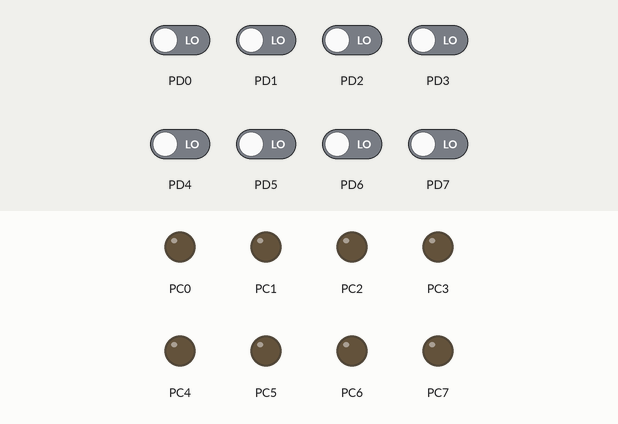
This program was run on a simulated ATmega16, built with avr-gcc and emulated at 8 MHz. On the bench: output pins drawn as LEDs (lit = HIGH). The test bench sets the inputs (shaded band); at power-on: PD0–7 LOW.

Above: at 1.2 s.
1.3 s: PD1 driven HIGH
At 1.6 s:
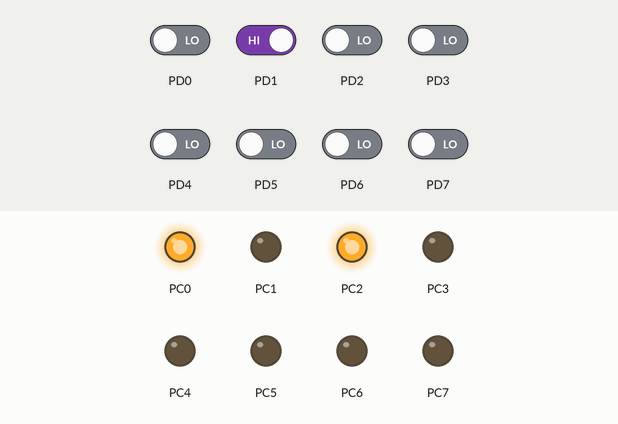
2.8 s: PD2 driven HIGH
At 3.9 s:
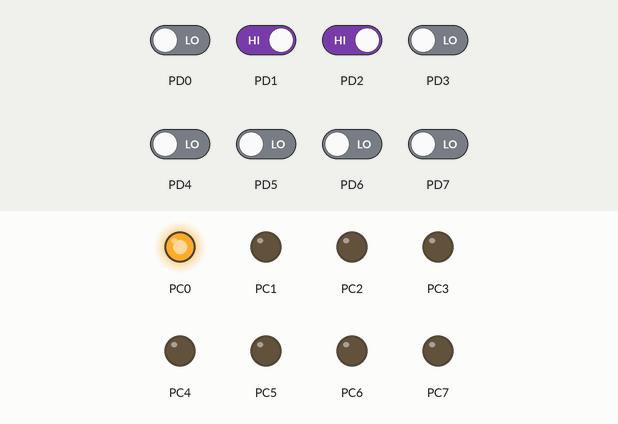
4.3 s: PD1 driven LOW
At 5.1 s:
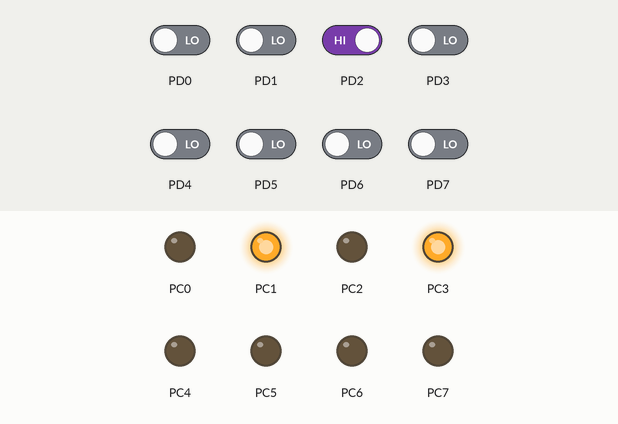
5.8 s: PD0 driven HIGH
At 6.2 s:
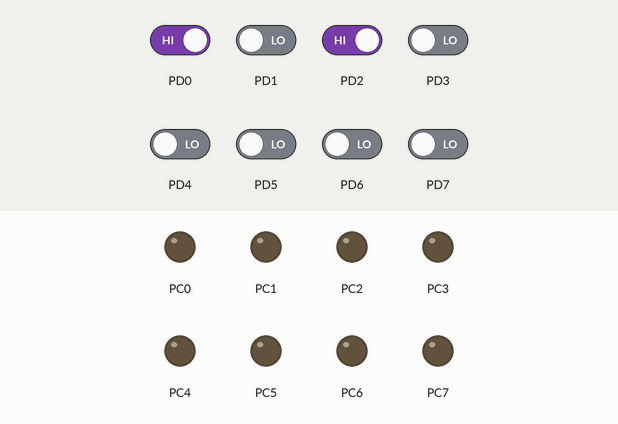
7.3 s: PD0 driven LOW
At 8.5 s:
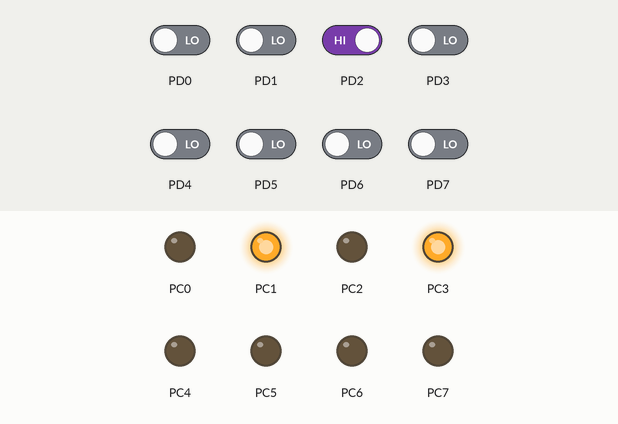
8.8 s: PD2 driven LOW and PD3 driven HIGH
At 9.7 s:
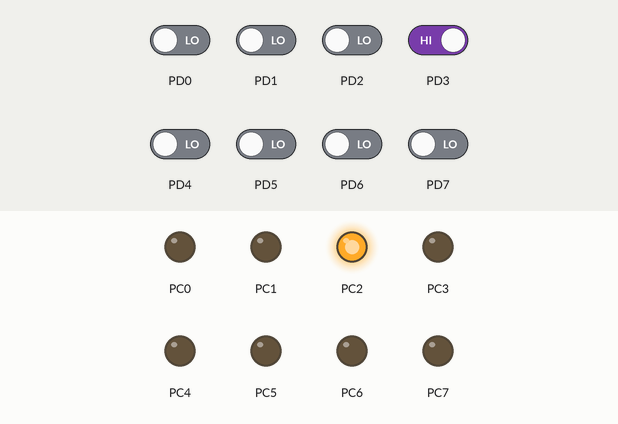
Timing chart, 0 to 11.3 s (numbered marks = the images above; inputs shaded):
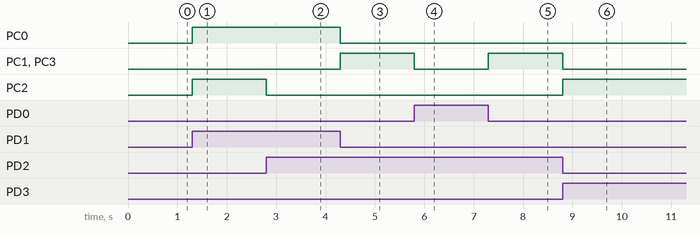

The program:

Project_28.c
```c
//Mobile Controlled Robotic Vehicle

#define F_CPU 8000000UL
#include<avr/io.h>
#include<util/delay.h>
int main()
{
  DDRC=0xFF;
  DDRD=0x00;
  while(1)
  {

     if(PIND==0x02)
	 {
	  PORTC=0b00000101;//FORWARD
	 }
     else if(PIND==0x04)
      {
	   PORTC=0b00001010;//BACKWARD

	  }
	 else if(PIND==0x06)
	  {
	    PORTC=0b00000001;//LEFT

	  }
     else if(PIND==0x08)
	 {
	    PORTC=0b00000100;//RIGHT

	 }
	else if(PIND==0x05)
	 {
	   PORTC=0b00000000;//STOP

	 }

  }
  return 0;

}
```

Measured:
- after the input at 1.3 s, PC0, PC2: LOW → HIGH at once
- after the input at 2.8 s, PC2: HIGH → LOW at once
- after the input at 4.3 s, PC0: HIGH → LOW at once; PC1, PC3: LOW → HIGH at once
- after the input at 5.8 s, PC1, PC3: HIGH → LOW at once
- after the input at 7.3 s, PC1, PC3: LOW → HIGH at once
- after the input at 8.8 s, PC1, PC3: HIGH → LOW at once; PC2: LOW → HIGH at once
